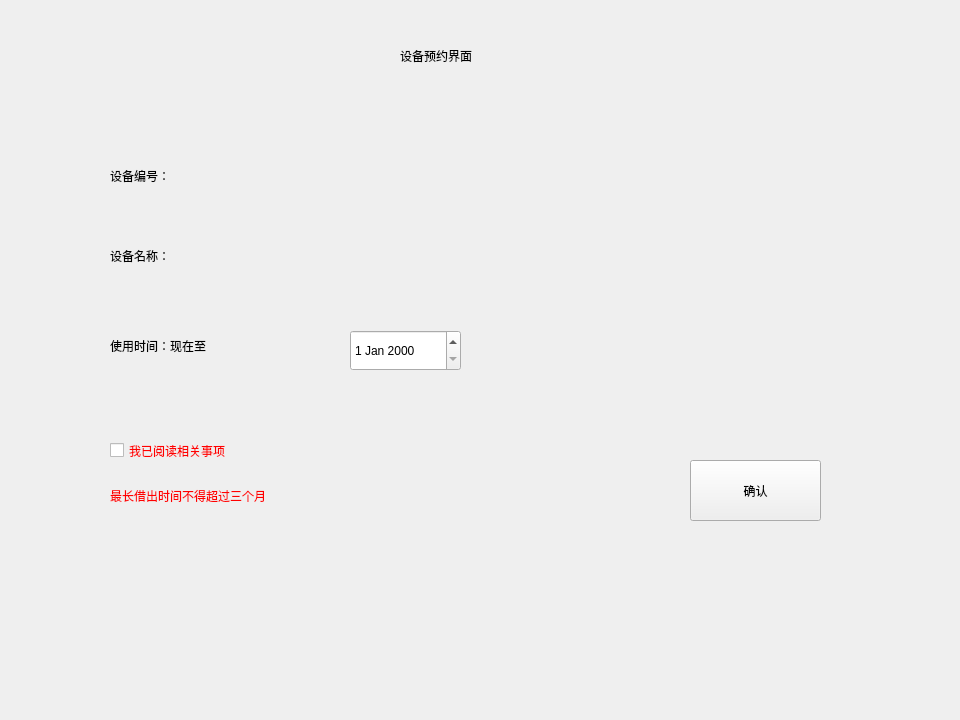
             <widget class="QWidget" name="page_27">
              <widget class="QWidget" name="widget_15" native="true">
               <property name="geometry">
                <rect>
                 <x>30</x>
                 <y>10</y>
                 <width>921</width>
                 <height>701</height>
                </rect>
               </property>
               <widget class="QLabel" name="label_54">
                <property name="geometry">
                 <rect>
                  <x>80</x>
                  <y>220</y>
                  <width>121</width>
                  <height>51</height>
                 </rect>
                </property>
                <property name="styleSheet">
                 <string notr="true">font: 14pt &quot;AdLib WGL4 BT&quot;;</string>
                </property>
                <property name="text">
                 <string>设备名称：</string>
                </property>
               </widget>
               <widget class="QLabel" name="label_59">
                <property name="geometry">
                 <rect>
                  <x>80</x>
                  <y>140</y>
                  <width>121</width>
                  <height>51</height>
                 </rect>
                </property>
                <property name="styleSheet">
                 <string notr="true">font: 14pt &quot;AdLib WGL4 BT&quot;;</string>
                </property>
                <property name="text">
                 <string>设备编号：</string>
                </property>
               </widget>
               <widget class="QLabel" name="label_61">
                <property name="geometry">
                 <rect>
                  <x>370</x>
                  <y>20</y>
                  <width>211</width>
                  <height>51</height>
                 </rect>
                </property>
                <property name="styleSheet">
                 <string notr="true">font: 14pt &quot;AdLib WGL4 BT&quot;;</string>
                </property>
                <property name="text">
                 <string>设备预约界面</string>
                </property>
               </widget>
               <widget class="QPushButton" name="pushButton_14">
                <property name="geometry">
                 <rect>
                  <x>660</x>
                  <y>450</y>
                  <width>131</width>
                  <height>61</height>
                 </rect>
                </property>
                <property name="styleSheet">
                 <string notr="true">font: 14pt &quot;AdLib WGL4 BT&quot;;</string>
                </property>
                <property name="text">
                 <string>确认</string>
                </property>
               </widget>
               <widget class="QLabel" name="label_55">
                <property name="geometry">
                 <rect>
                  <x>80</x>
                  <y>310</y>
                  <width>201</width>
                  <height>51</height>
                 </rect>
                </property>
                <property name="styleSheet">
                 <string notr="true">font: 14pt &quot;AdLib WGL4 BT&quot;;</string>
                </property>
                <property name="text">
                 <string>使用时间：现在至</string>
                </property>
               </widget>
               <widget class="QDateEdit" name="dateEdit">
                <property name="geometry">
                 <rect>
                  <x>320</x>
                  <y>320</y>
                  <width>111</width>
                  <height>41</height>
                 </rect>
                </property>
               </widget>
               <widget class="QLabel" name="label_63">
                <property name="geometry">
                 <rect>
                  <x>80</x>
                  <y>460</y>
                  <width>341</width>
                  <height>51</height>
                 </rect>
                </property>
                <property name="styleSheet">
                 <string notr="true">font: 14pt &quot;AdLib WGL4 BT&quot;;
color: rgb(255, 0, 0);</string>
                </property>
                <property name="text">
                 <string>最长借出时间不得超过三个月</string>
                </property>
               </widget>
               <widget class="QCheckBox" name="checkBox">
                <property name="geometry">
                 <rect>
                  <x>80</x>
                  <y>420</y>
                  <width>231</width>
                  <height>41</height>
                 </rect>
                </property>
                <property name="styleSheet">
                 <string notr="true">font: 14pt &quot;AdLib WGL4 BT&quot;;
color: rgb(255, 0, 0);</string>
                </property>
                <property name="text">
                 <string>我已阅读相关事项</string>
                </property>
               </widget>
              </widget>
             </widget>
